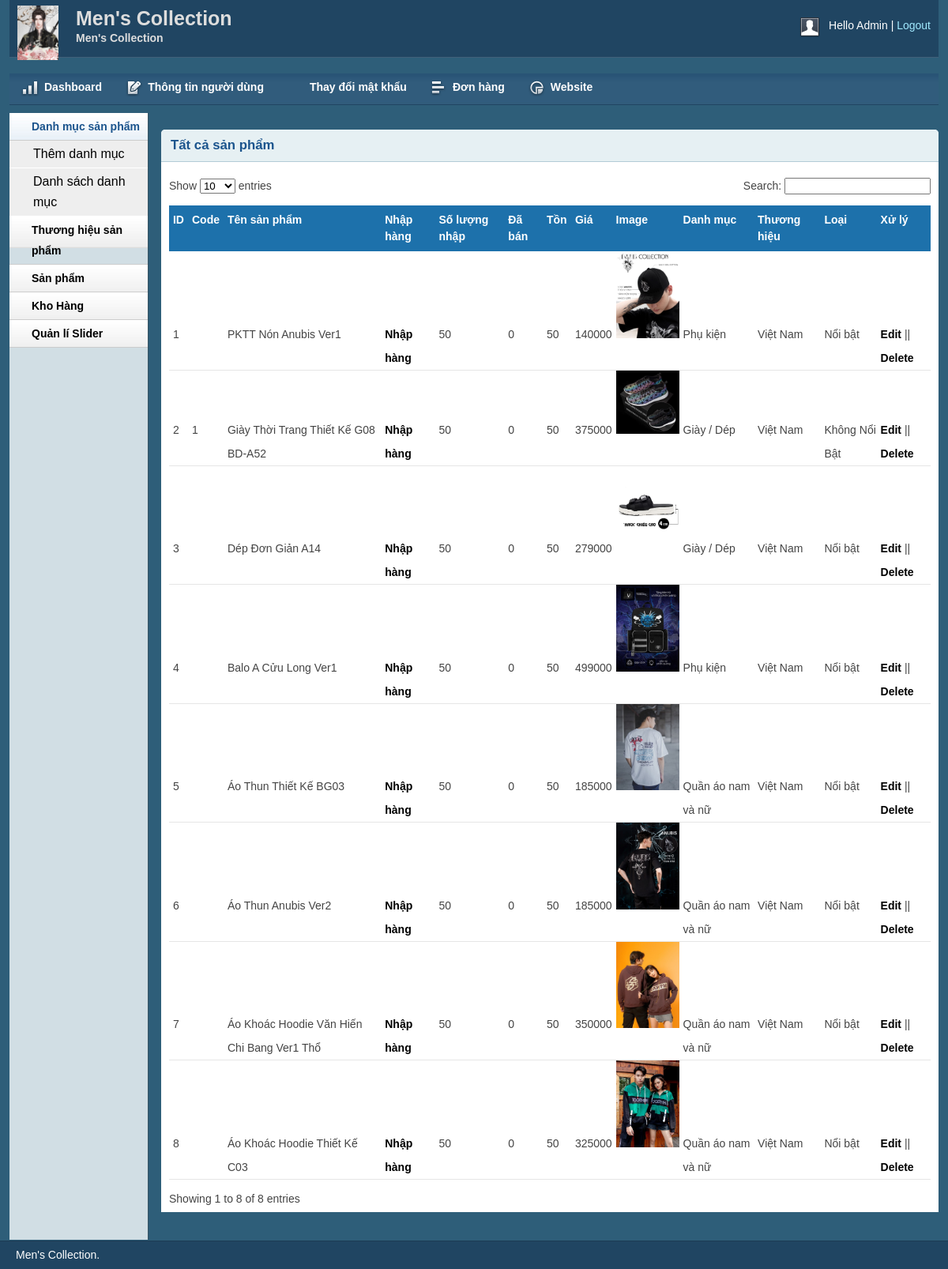
The page /admin/productlist.php (signed in) on the database its author committed.
### tables this page shows
CREATE TABLE `tbl_product` (
  `productId` int(11) NOT NULL,
  `productName` tinytext NOT NULL,
  `product_code` varchar(200) NOT NULL,
  `productQuantity` varchar(50) NOT NULL,
  `product_soldout` varchar(50) NOT NULL DEFAULT '0',
  `product_remain` varchar(50) NOT NULL,
  `catId` int(11) NOT NULL,
  `brandId` int(11) NOT NULL,
  `product_desc` text NOT NULL,
  `type` int(11) NOT NULL,
  `price` varchar(255) NOT NULL,
  `image` varchar(255) NOT NULL
);

CREATE TABLE `tbl_category` (
  `catId` int(11) NOT NULL,
  `catName` varchar(255) NOT NULL
);

CREATE TABLE `tbl_brand` (
  `brandId` int(11) NOT NULL,
  `brandName` varchar(255) NOT NULL
);

### lib/database.php (called while the page is built, shortened)
<?php
Class Database extends PDO{
   public $host   = DB_HOST;
   public $user   = DB_USER;
   public $pass   = DB_PASS;
   public $dbname = DB_NAME;
   public $link;
private function connectDB(){
   $this->link = new mysqli($this->host, $this->user, $this->pass, $this->dbname,3306);
 }
public function select($query){
  $result = $this->link->query($query) or
   die($this->link->error.__LINE__);
  if($result->num_rows > 0){
    return $result;
  } else {
    return false;
  }
 }
}

### classes/product.php (called while the page is built, shortened)
<?php
	$filepath = realpath(dirname(__FILE__));
	include_once ($filepath.'/../lib/database.php');
?>
<?php
	class product
	{
		private $db;
		public function __construct()
		{
			$this->db = new Database();
		}
		public function show_product()
		{
			$query =
			"SELECT tbl_product.*, tbl_category.catName, tbl_brand.brandName
			 FROM tbl_product INNER JOIN tbl_category ON tbl_product.catId = tbl_category.catId
								INNER JOIN tbl_brand ON tbl_product.brandId = tbl_brand.brandId
			 order by tbl_product.productId desc ";
			$result = $this->db->select($query);
			return $result;
		}
	}
 ?>

### admin/productlist.php (the view, shortened to what this page needs)
<?php include 'inc/header.php';?>
<?php include 'inc/sidebar.php';?>
<?php include '../classes/cart.php';  ?>
<?php include '../classes/product.php';  ?>
<?php
	$pd = new product();
 ?>
<div class="grid_10">
    <div class="box round first grid">
        <h2>Tất cả sản phẩm</h2>
        <div class="block">
            <table class="data display datatable" id="example">
			<thead>
				<tr>
					<th>ID</th>
					<th>Code</th>
					<th>Tên sản phẩm</th>
					<th>Nhập hàng</th>
					<th>Số lượng nhập</th>
					<th>Đã bán</th>
					<th>Tồn</th>
					<th>Giá</th>
					<th>Image</th>
					<th>Danh mục</th>
					<th>Thương hiệu</th>
					<th>Loại</th>
					<th>Xử lý</th>
				</tr>
			</thead>
			<tbody>
				<?php
				$pdlist = $pd->show_product();
				$i = 0;
					if($pdlist){
							while ($result = $pdlist->fetch_assoc()){
								$i++;
				 ?>
				<tr class="odd gradeX">
					<td><?php echo $i ?></td>
					<td><?php echo $result['product_code'] ?></td>
					<td><?php echo $result['productName'] ?></td>
					<td><a href="productmorequantity.php?productid=<?php echo $result['productId'] ?>">Nhập hàng</a></td>
					<td>
						<?php echo $result['productQuantity'] ?>
					</td>
					<td>
						<?php echo $result['product_soldout'] ?>
					</td>
					<td>
						<?php echo $result['product_remain'] ?>
					</td>
					<td><?php echo $result['price'] ?></td>
					<td><img src="uploads/<?php echo $result['image'] ?>" width="80"></td>
					<td><?php echo $result['catName'] ?></td>
					<td><?php echo $result['brandName'] ?></td>
					<td><?php
						if($result['type']==0){
							echo 'Nổi bật';
						}else{
							echo 'Không Nổi Bật';
						}
					?></td>
					<td><a href="productedit.php?productid=<?php echo $result['productId'] ?>">Edit</a> || <a href="?productid=<?php echo $result['productId'] ?>">Delete</a></td>
				</tr>
				<?php
					}
				}
				?>
			</tbody>
		</table>
       </div>
    </div>
</div>
<?php include 'inc/footer.php';?>

### admin/css/layout.css (style rules this page uses)
body { background: #fff none repeat scroll 0 0; color: #444; font-size: 14px; padding: 0; }
a { color: #000; font-weight:bold; text-decoration: none; }
h1, h2, h3, h4, h5, h6 { line-height:1.2em; margin-bottom:.3em; }
h2 { margin-top:1em; }
.box { background:#fff; margin-bottom:20px; padding:10px 10px 10px 10px; margin-left:-8px; }
.box.grid { padding-bottom:40px; }
.box.round { -moz-border-radius: 5px 5px 0px 0px; -webkit-border-radius: 5px 5px 0px 0px; border-radius: 5px 5px 0px 0px; }
.box h2 { font-size:1.2em; font-weight:bold; color:#1B548D; background:#E6F0F3; margin:-10px -10px 0 -10px; padding:10px 12px; border-bottom:1px solid #B3CBD6; -moz-border-radius: 5px 5px 0px 0px; -webkit-border-radius: 5px 5px 0px 0px; border-radius: 5px 5px 0px 0px; }
.box.first { min-height: 406px; }
.block { padding-top:20px; }
.block { padding-bottom:1px; }
table.display { margin: 0 auto; clear: both; width: 100%; }
table#example th { background: #1d71ab !important; }
.sorting_asc { background: #cf4a45 url(../img/table/sort_asc.png) no-repeat center right; padding:8px 5px; text-align:left; color:#fff; }
.sorting { background:#8f8f8f url(../img/table/sort_both.png) no-repeat center right; padding:8px 5px; text-align:left; color:#fff; }
tr.odd { height: 30px; line-height: 30px; border-bottom:1px solid #e6e6e6; }
tr.even { height: 30px; line-height: 30px; border-bottom:1px solid #e6e6e6; }
tr.odd td, tr.even td { padding-left:5px; }

### rows shown on the page
tbl_product: productName "PKTT Nón Anubis Ver1", productQuantity "50", product_soldout "0", product_remain "50", price "140000", image (picture), catId.catName "Phụ kiện", brandId.brandName "Việt Nam", type "Nổi bật"
tbl_product: product_code "1", productName "Giày Thời Trang Thiết Kế G08 BD-A52", productQuantity "50", product_soldout "0", product_remain "50", price "375000", image (picture), catId.catName "Giày / Dép", brandId.brandName "Việt Nam", type "Không Nổi Bật"
tbl_product: productName "Dép Đơn Giản A14", productQuantity "50", product_soldout "0", product_remain "50", price "279000", image (picture), catId.catName "Giày / Dép", brandId.brandName "Việt Nam", type "Nổi bật"
tbl_product: productName "Balo A Cửu Long Ver1", productQuantity "50", product_soldout "0", product_remain "50", price "499000", image (picture), catId.catName "Phụ kiện", brandId.brandName "Việt Nam", type "Nổi bật"
tbl_product: productName "Áo Thun Thiết Kế BG03", productQuantity "50", product_soldout "0", product_remain "50", price "185000", image (picture), catId.catName "Quần áo nam và nữ", brandId.brandName "Việt Nam", type "Nổi bật"
tbl_product: productName "Áo Thun Anubis Ver2", productQuantity "50", product_soldout "0", product_remain "50", price "185000", image (picture), catId.catName "Quần áo nam và nữ", brandId.brandName "Việt Nam", type "Nổi bật"
tbl_product: productName "Áo Khoác Hoodie Văn Hiến Chi Bang Ver1 Thổ", productQuantity "50", product_soldout "0", product_remain "50", price "350000", image (picture), catId.catName "Quần áo nam và nữ", brandId.brandName "Việt Nam", type "Nổi bật"
tbl_product: productName "Áo Khoác Hoodie Thiết Kế C03", productQuantity "50", product_soldout "0", product_remain "50", price "325000", image (picture), catId.catName "Quần áo nam và nữ", brandId.brandName "Việt Nam", type "Nổi bật"
